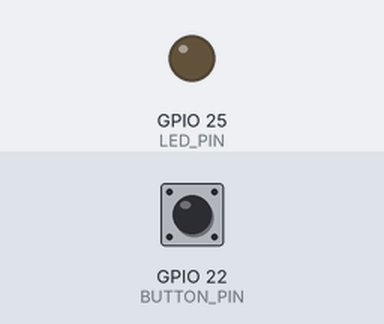
A program run on a simulated ESP32. Shown: output pins drawn as LEDs (lit = HIGH). Inputs (shaded band) come from the test bench; at power-on: GPIO 22 (BUTTON_PIN) HIGH.

Above: at 1.2 s.
1.3 s: GPIO 22 (BUTTON_PIN) pulled LOW for 0.15 s
At 2.3 s:
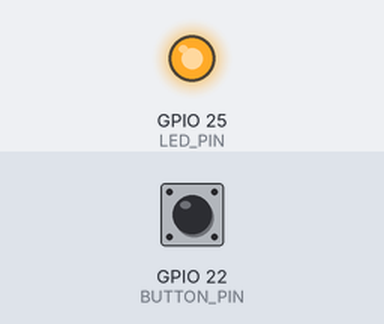
Timing chart, 0 to 4.3 s (numbered marks = the images above; inputs shaded):
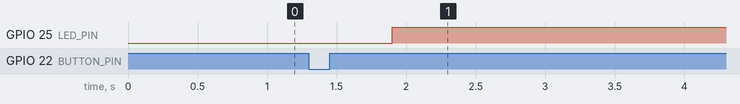

The program:

main.cpp
```cpp
#include <Arduino.h>
#include <OneButton.h>

#define LED_PIN     25
#define BUTTON_PIN  22
OneButton button(BUTTON_PIN, true, true);

bool isBlinking = false;
bool ledState = false;

unsigned long previousMillis = 0;
const long interval = 500;

// Hàm xử lý sự kiện Nhấn đơn (Single Click)
void handleClick() {
  isBlinking = false;
  ledState = !ledState;
  digitalWrite(LED_PIN, ledState ? HIGH : LOW);
}

// Hàm xử lý sự kiện Nhấn kép (Double Click)
void handleDoubleClick() {
  isBlinking = !isBlinking;

  if (!isBlinking) {
    ledState = false;
    digitalWrite(LED_PIN, LOW);
  }
}

void setup() {
  pinMode(LED_PIN, OUTPUT);
  digitalWrite(LED_PIN, LOW);
  button.attachClick(handleClick);
  button.attachDoubleClick(handleDoubleClick);
}

void loop() {
  button.tick();
  if (isBlinking) {
    unsigned long currentMillis = millis();
    if (currentMillis - previousMillis >= interval) {
      previousMillis = currentMillis;
      ledState = !ledState;
      digitalWrite(LED_PIN, ledState ? HIGH : LOW);
    }
  }
}
```

Measured:
- after the input at 1.3 s, GPIO 25 (LED_PIN): LOW → HIGH after 0.60 s
